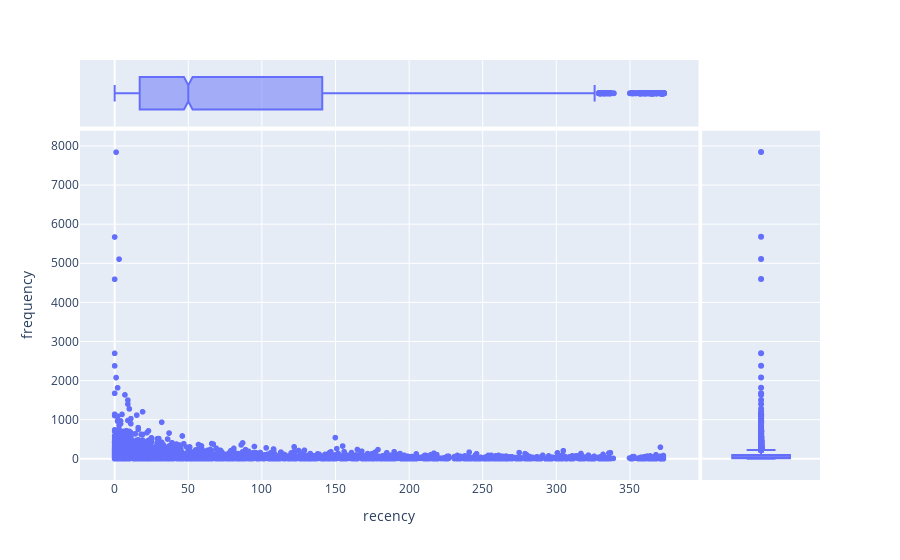

Write notebook code for a chart like this one.
### Code cell
fig = px.scatter(df_rfm, x='recency', y='frequency', marginal_x='box', marginal_y='box')
fig.show()

### Figure 1 — Plotly figure (JSON) as saved in the notebook; plotly's stock layout.template omitted (floating-point values rounded to 4 significant figures; data arrays with more than 128 entries replaced by an {"elided": "..."} marker saying what was removed)
{"data": [{"hovertemplate": "recency=%{x}<br>frequency=%{y}<extra></extra>", "legendgroup": "", "marker": {"color": "#636efa", "symbol": "circle"}, "mode": "markers", "name": "", "showlegend": false, "type": "scattergl", "x": {"elided": "4339 int values"}, "xaxis": "x", "y": {"elided": "4339 int values"}, "yaxis": "y"}, {"alignmentgroup": "True", "hovertemplate": "recency=%{x}<extra></extra>", "legendgroup": "", "marker": {"color": "#636efa", "symbol": "circle"}, "name": "", "notched": true, "offsetgroup": "", "showlegend": false, "type": "box", "x": {"elided": "4339 int values"}, "xaxis": "x3", "yaxis": "y3"}, {"alignmentgroup": "True", "hovertemplate": "frequency=%{y}<extra></extra>", "legendgroup": "", "marker": {"color": "#636efa", "symbol": "circle"}, "name": "", "notched": true, "offsetgroup": "", "showlegend": false, "type": "box", "xaxis": "x2", "y": {"elided": "4339 int values"}, "yaxis": "y2"}], "layout": {"legend": {"tracegroupgap": 0}, "margin": {"t": 60}, "xaxis": {"anchor": "y", "domain": [0, 0.8358], "title": {"text": "recency"}}, "xaxis2": {"anchor": "y2", "domain": [0.8408, 1], "matches": "x2", "showgrid": false, "showline": false, "showticklabels": false, "ticks": ""}, "xaxis3": {"anchor": "y3", "domain": [0, 0.8358], "matches": "x", "showgrid": true, "showticklabels": false}, "xaxis4": {"anchor": "y4", "domain": [0.8408, 1], "matches": "x2", "showgrid": false, "showline": false, "showticklabels": false, "ticks": ""}, "yaxis": {"anchor": "x", "domain": [0, 0.8316], "title": {"text": "frequency"}}, "yaxis2": {"anchor": "x2", "domain": [0, 0.8316], "matches": "y", "showgrid": true, "showticklabels": false}, "yaxis3": {"anchor": "x3", "domain": [0.8416, 1], "matches": "y3", "showgrid": false, "showline": false, "showticklabels": false, "ticks": ""}, "yaxis4": {"anchor": "x4", "domain": [0.8416, 1], "matches": "y3", "showgrid": true, "showline": false, "showticklabels": false, "ticks": ""}}}
